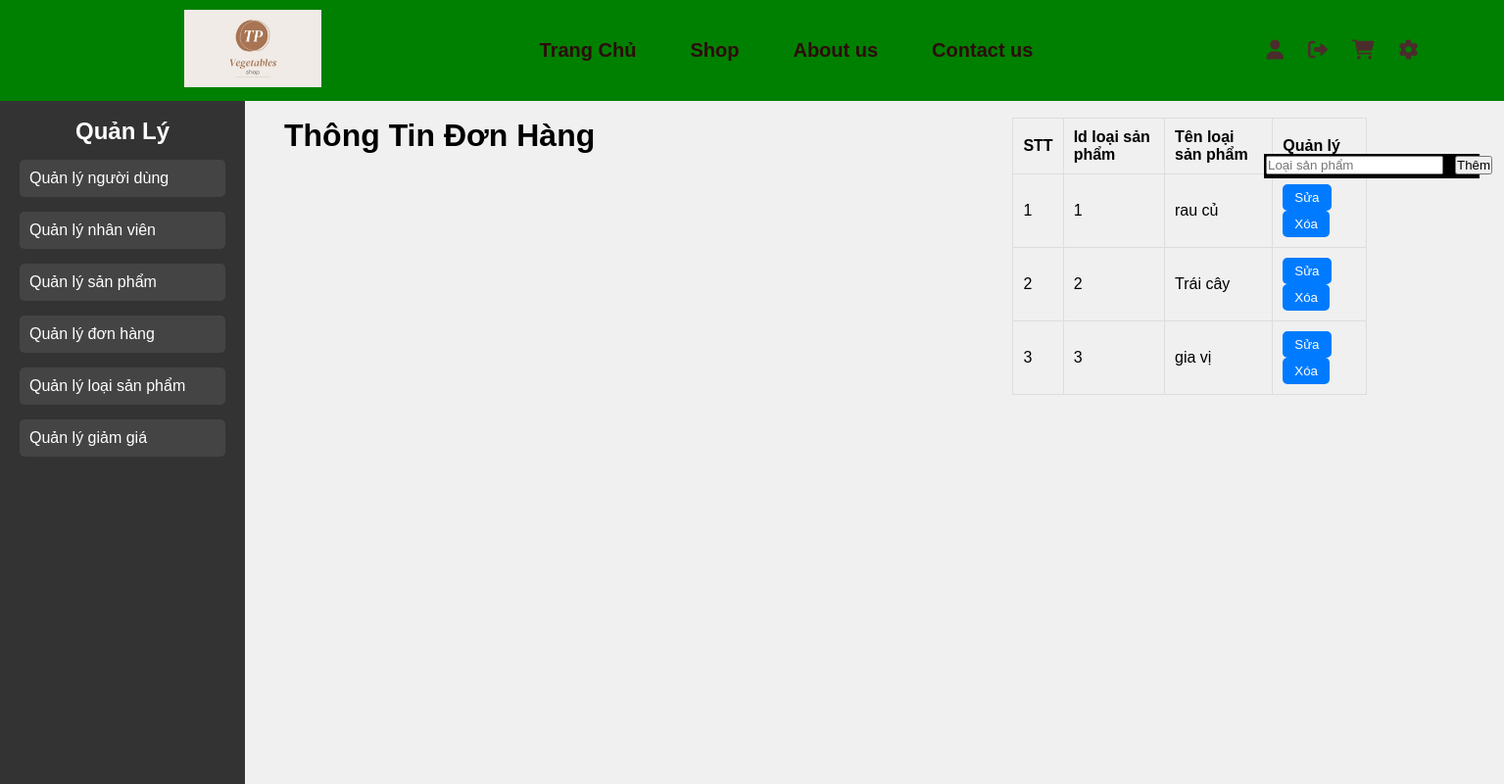
The page /Quanly/loaisp.php on the database its author committed.
### tables this page shows
CREATE TABLE `type` (
  `type_id` int(5) NOT NULL,
  `type_name` varchar(50) NOT NULL,
  `type_img` varchar(50) NOT NULL
);

### Quanly/loaisp.php (the view, shortened to what this page needs)
<?php
include '../Thanhgiaodien/header.php';
include '../database/connect.php';
$query = "SELECT * FROM type";
$result = mysqli_query($conn, $query);
?>
<head>
    <link rel="stylesheet" href="../csspage/manage.css">
</head>
<body>
    <div class="container">
        <div class="sidebar">
            <h2>Quản Lý</h2>
            <ul>
                <li><a href="../Quanly/nguoidung.php">Quản lý người dùng</a></li>
                <li><a href="../Quanly/nhanvien.php">Quản lý nhân viên</a></li>
                <li><a href="../Quanly/sanpham.php">Quản lý sản phẩm</a></li>
                <li><a href="../Quanly/donhang.php">Quản lý đơn hàng</a></li>
                <li><a href="../Quanly/loaisp.php">Quản lý loại sản phẩm</a></li>
                <li><a href="../Quanly/giamgia.php">Quản lý giảm giá</a></li>
            </ul>
        </div>
        <div class="main-content">
            <div>
                <h1 class="h1">Thông Tin Đơn Hàng</h1>
                <div class="form-wrapper">
                    <form id="form" action="" method="post">
                        <div class="ct">
                            <table>
                                <tr>
                                    <td><input required type="text" class="form-control" name="type"
                                            placeholder="Loại sản phẩm"></td>
                                    <td><button type="submit" name="add_type">Thêm</button></td>
                                </tr>
                            </table>
                        </div>
                    </form>
                </div>
            </div>
            <div class="bang ">
                <table class="table">
                    <thead>
                        <tr>
                            <th>STT</th>
                            <th>Id loại sản phẩm</th>
                            <th>Tên loại sản phẩm</th>
                            <th>Quản lý</th>
                        </tr>
                    </thead>
                    <tbody>
                        <?php
                        $count = 1;
                        if (mysqli_num_rows($result) > 0) {
                            while ($row = mysqli_fetch_assoc($result)) { ?>
                                <tr>
                                    <td><?= $count++ ?></td>
                                    <td><?= $row['type_id'] ?></td>
                                    <td><?= $row['type_name'] ?></td>
                                    <td>
                                        <button class="btn">
                                            <a href="sualoaisp.php?id=<?= $row['type_id'] ?>"
                                                style="text-decoration:none; color:inherit;">Sửa</a>
                                        </button>
                                        <button class="btn">
                                            <a onclick="return Delete('<?= $row['type_name']; ?>')"
                                                href="xoaloaisp.php?id=<?= $row['type_id']; ?>"
                                                style="text-decoration:none; color:inherit;">Xóa</a>
                                        </button>
                                    </td>
                                </tr>
                        <?php }
                        } else {
                            echo "<tr>
                    <td colspan='4'>Không có sản phẩm nào</td>
                    </tr>";
                        } ?>
                    </tbody>
                </table>
            </div>
        </div>
    </div>
</body>
</html>

### csspage/header.css (style rules this page uses)
* { margin: 0; padding: 0; box-sizing: border-box; }
body { background-color: rgb(255, 255, 255); }

### csspage/manage.css (style rules this page uses)
body { position: relative; top: 30px; font-family: Arial, sans-serif; background-color: #f0f0f0; margin: 0; padding: 0; }
.container { display: flex; margin-top: 70px; }
.sidebar { width: 250px; background-color: #333; color: white; padding: 20px; height: 700px; position: fixed; top: 100px; left: 0; }
.sidebar h2 { color: white; text-align: center; }
.sidebar ul { list-style: none; padding: 0; }
.sidebar ul li { margin: 15px 0; }
.sidebar ul li a { color: white; text-decoration: none; display: block; padding: 10px; background-color: #444; border-radius: 5px; }
.main-content { margin-left: 270px; width: calc(100% - 270px); padding: 20px; display: flex; justify-content: space-between; align-items: flex-start; }
.table { width: 75%; border-collapse: collapse; }
.table th, .table td { border: 1px solid #ddd; padding: 10px; text-align: left; }
.table th { background-color: #f0f0f0; }
.btn { padding: 6px 12px; background-color: #007bff; color: white; border: none; border-radius: 5px; cursor: pointer; transition: background-color 0.3s ease; }

### Quanly/loaisp.php (style rules this page uses)
.form-wrapper { width: 220px; background-color: black; position: relative; left: 1000px; }
.ct { display: flex; align-items: center; }
.ct input.form-control { width: auto; margin-right: 10px; }
.ct button { margin-top: 0; }

### rows shown on the page
type: type_id "1", type_name "rau củ"
type: type_id "2", type_name "Trái cây"
type: type_id "3", type_name "gia vị"
